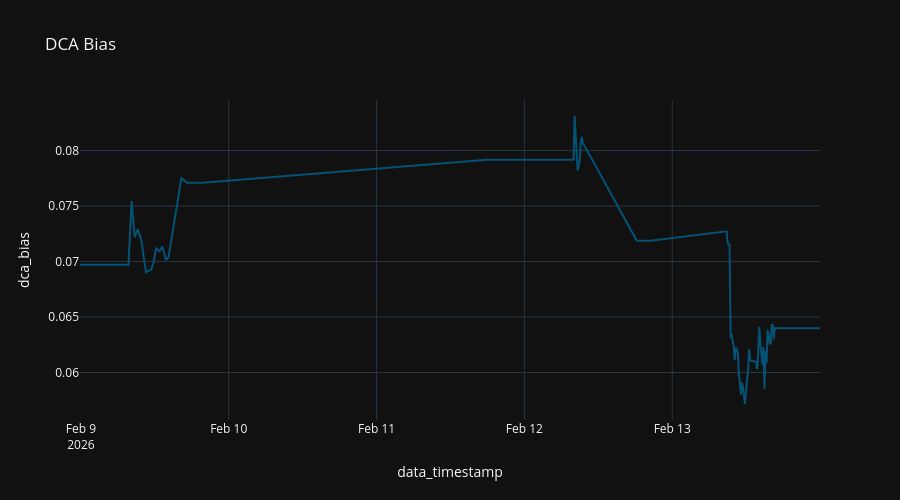

Notebook cell for this chart:
### Code cell
x = df[df['ticker'] == asset_ticker][['data_timestamp', 'dca_bias', 'ticker']].sort_values(by="data_timestamp")

fig = px.line (
  x,
  "data_timestamp",
  "dca_bias",
  title="DCA Bias"
#   color_discrete_sequence="Tealgrn_r",
)

fig.update_layout (
  height=500,
)

### Figure 1 — Plotly figure (JSON) as saved in the notebook; plotly's stock layout.template omitted (floating-point values rounded to 4 significant figures; data arrays with more than 128 entries replaced by an {"elided": "..."} marker saying what was removed)
{"data": [{"hovertemplate": "data_timestamp=%{x}<br>dca_bias=%{y}<extra></extra>", "legendgroup": "", "line": {"color": "rgb(4, 82, 117)", "dash": "solid"}, "marker": {"symbol": "circle"}, "mode": "lines", "name": "", "orientation": "v", "showlegend": false, "type": "scatter", "x": {"elided": "238 str values"}, "xaxis": "x", "y": {"elided": "238 float values"}, "yaxis": "y"}], "layout": {"height": 500, "legend": {"tracegroupgap": 0}, "title": {"text": "DCA Bias"}, "xaxis": {"anchor": "y", "domain": [0, 1], "title": {"text": "data_timestamp"}}, "yaxis": {"anchor": "x", "domain": [0, 1], "title": {"text": "dca_bias"}}}}
